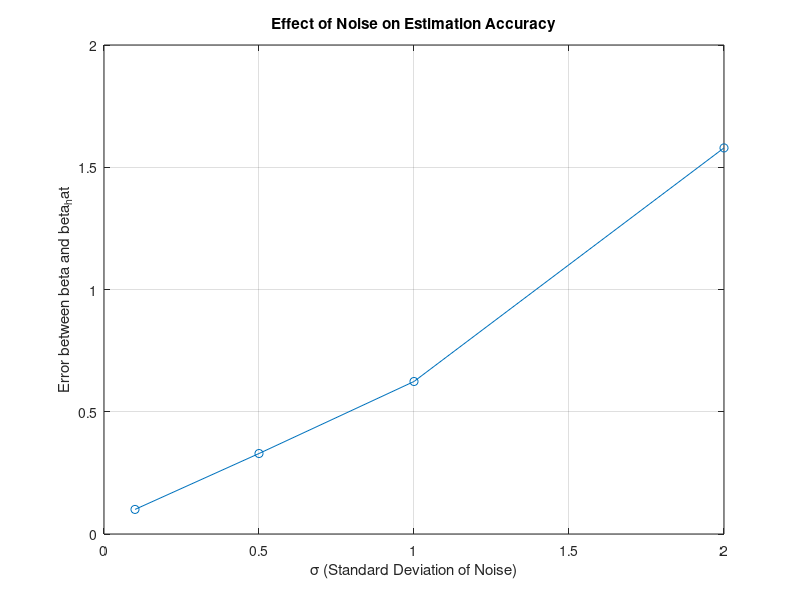

MATLAB code for this plot:
clear all
close all
% parameters
n = 100;
m = 5;
X = rand(n, m);
beta = [2; -1; 3; 0.5; 4];
sigma = 0.1;
epsilon = sigma * randn(n, 1);
% define Y
Y = X * beta + epsilon;

%beta^ = (X' * X)^-1 * X' * Y
beta_hat = (X' * X) \ (X' * Y);

% compare b,b^ as function of sigmas
disp('Original beta values:');
disp(beta);
disp('Estimated beta_hat values:');
disp(beta_hat);
sigmas = [0.1, 0.5, 1, 2];
errors = zeros(length(sigmas), 1);
%for each sigma
for i = 1:length(sigmas)
    epsilon = sigmas(i) * randn(n, 1); 
    Y = X * beta + epsilon; 
    beta_hat = (X' * X) \ (X' * Y); 
    errors(i) = norm(beta - beta_hat); 
end

% plot
figure;
plot(sigmas, errors, '-o');
xlabel('\sigma (Standard Deviation of Noise)');
ylabel('Error between beta and beta_hat');
title('Effect of Noise on Estimation Accuracy');
grid on;
